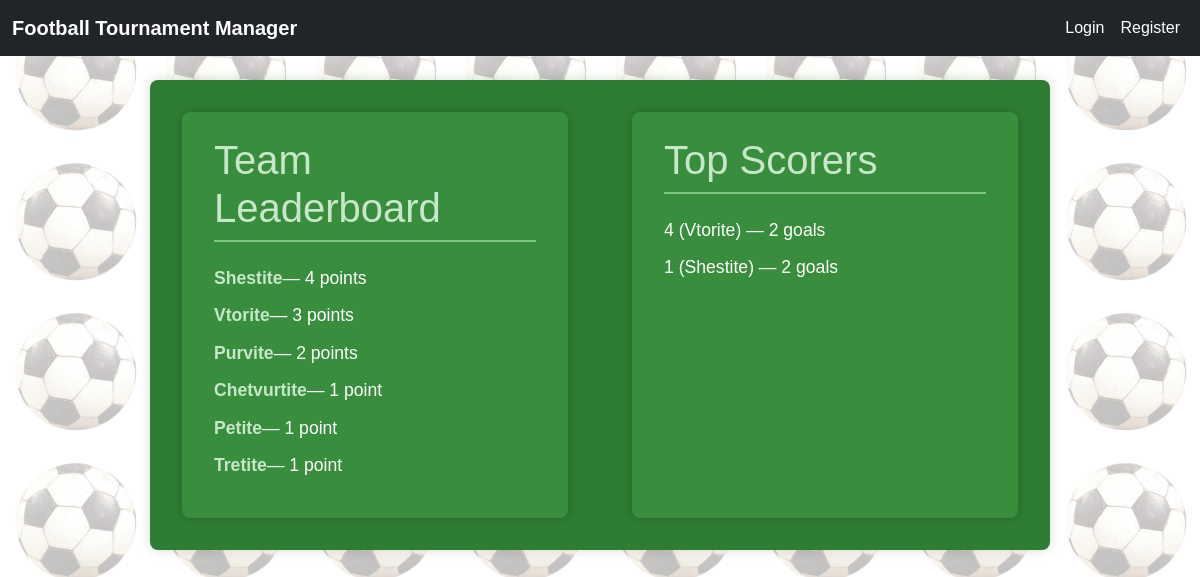
The app's page /tournament/14/leaderboard/ with its own data.
### tournamentapp/models.py (models this page shows, shortened)
class Team(models.Model):
    name = models.CharField(
        max_length=100,
        verbose_name="Team Name",
        )
    tournament = models.ForeignKey(
        Tournament,
        on_delete=models.CASCADE,
        related_name='teams'
    )
    logo = models.ImageField(
        upload_to='team_logos/',
        blank=True,
        null=True,
        verbose_name="Team Logo",
        )
    tournament_points = models.PositiveIntegerField(
        default=0,
        verbose_name="Tournament Points",
        )
    match_points = models.PositiveIntegerField(
        default=0,
        verbose_name="Match Points",
        )
    class Meta:
        unique_together = ('name', 'tournament')

class Player(models.Model):
    name = models.CharField(
        max_length=100,
        help_text="Enter the player's name or jersey number.",
        verbose_name="Player Name",
        blank=False,
        null=False,
        )
    team = models.ForeignKey(
        Team,
        on_delete=models.CASCADE,
        related_name='players',
        verbose_name="Team",
        help_text="Select the team this player belongs to.",
        blank=False,
        null=False,
        )
    goals = models.PositiveIntegerField(
        default=0,
        verbose_name="Goals Scored",
        help_text="Total goals scored by the player."
        )
    own_goals = models.PositiveIntegerField(
        default=0,
        verbose_name="Own Goals",
        help_text="Total own goals scored by the player.")
    yellow_cards = models.PositiveIntegerField(
        default=0,
        verbose_name="Yellow Cards",
        help_text="Total yellow cards received by the player."
        )
    red_cards = models.PositiveIntegerField(
        default=0
        )
    is_allowed_to_play = models.BooleanField(
        default=True,
        verbose_name="Allowed to Play",
        help_text="Indicates if the player is allowed to play in the next match.")
    class Meta:
        unique_together = ('name', 'team')
        verbose_name = "Player"
        verbose_name_plural = "Players"

### tournamentapp/views.py (the view)
# urls.py: path('tournament/<int:tournament_id>/leaderboard/', LeaderboardView.as_view(), name='leaderboard'),
class LeaderboardView(TemplateView):
    template_name = 'matches/leaderboard.html'
    def get_context_data(self, **kwargs):
        context = super().get_context_data(**kwargs)
        tournament_id = self.kwargs.get('tournament_id')
        tournament = get_object_or_404(Tournament, id=tournament_id)
        players = Player.objects.filter(
            team__tournament=tournament,
            goals__gt=0
        ).order_by('-goals')[:10]
        context['players'] = players
        teams = list(Team.objects.filter(tournament=tournament))
        points_groups = {}
        for team in teams:
            points_groups.setdefault(team.tournament_points, []).append(team)
        sorted_teams = []
        for points in sorted(points_groups.keys(), reverse=True):
            group = points_groups[points]
            if len(group) == 1:
                sorted_teams.extend(group)
                continue
            for team in group:
                opponents = [t for t in group if t != team]
                mutual_matches = Match.objects.filter(
                    is_finished=True,
                    tournament=tournament
                ).filter(
                    Q(home_team=team, away_team__in=opponents) |
                    Q(away_team=team, home_team__in=opponents)
                )
                goals_for = MatchEvent.objects.filter(
                    match__in=mutual_matches,
                    team=team,
                    event_type='goal'
                ).count()
                goals_against = MatchEvent.objects.filter(
                    match__in=mutual_matches,
                    event_type='goal'
                ).exclude(team=team).count()
                team.goal_difference_vs_tied = goals_for - goals_against
            group.sort(key=lambda t: (-t.goal_difference_vs_tied, t.name))
            sorted_teams.extend(group)
        context['teams'] = sorted_teams
        context['tournament'] = tournament
        return context

### tournamentapp/context_processors.py (called while the page is built)
def current_tournament(request):
    tournament = Tournament.objects.first()
    return {'tournament': tournament}

### tournamentapp/templates/matches/leaderboard.html
{% extends 'base.html' %}
{% block content %}
<div class="leaderboard-container">
  <div class="leaderboard-column">
    <h1>Team Leaderboard</h1>
    {% if teams %}
        <ol>
        {% for team in teams %}
            <li>
                <a href="{% url 'team-detail' tournament.id team.pk %}">
                {{ team.name }}
                </a> — {{ team.tournament_points }} point{{ team.tournament_points|pluralize }}
            </li>
        {% endfor %}
        </ol>
    {% else %}
        <p>No teams available.</p>
    {% endif %}
  </div>
  <div class="leaderboard-column">
    <h1>Top Scorers</h1>
    {% if players %}
        <ol>
        {% for player in players %}
            <li>
                {{ player.name }} ({{ player.team.name }}) — {{ player.goals }} goal{{ player.goals|pluralize }}
            </li>
        {% endfor %}
        </ol>
    {% else %}
        <p>No goals recorded yet.</p>
    {% endif %}
  </div>
</div>
{% endblock %}

### tournamentapp/static/css/base.css (style rules this page uses)
body::before { content: ""; position: fixed; top: 0; left: 0; width: 100%; height: 100%; background: url("/static/imgs/footnail.png"); background-size: 150px; mix-blend-mode: multiply; opacity: 0.25; z-index: -1; }

### tournamentapp/static/css/leaderboard.css (style rules this page uses)
.leaderboard-container { display: flex; justify-content: center; gap: 4rem; max-width: 900px; margin: 3rem auto; padding: 2rem; background-color: #2e7d32; border-radius: 8px; box-shadow: 0 0 12px rgba(0,0,0,0.15); color: white; font-family: Arial, sans-serif; }
.leaderboard-column { flex: 1; min-width: 320px; background-color: #388e3c; padding: 1.5rem 2rem; border-radius: 8px; box-shadow: 0 0 10px rgba(0,0,0,0.2); }
.leaderboard-column a { color: #c8e6c9; text-decoration: none; font-weight: bold; }
.leaderboard-column h1 { color: #c8e6c9; margin-bottom: 1.5rem; border-bottom: 2px solid #81c784; padding-bottom: 0.5rem; }
.leaderboard-column ol { list-style-position: inside; padding-left: 0; }
.leaderboard-column li { margin-bottom: 0.8rem; font-size: 1.1rem; line-height: 1.4; display: flex; align-items: center; }

### records on screen
Team: name "Shestite", tournament_points "4"
Team: name "Vtorite", tournament_points "3"
Team: name "Purvite", tournament_points "2"
Team: name "Chetvurtite", tournament_points "1"
Team: name "Petite", tournament_points "1"
Team: name "Tretite", tournament_points "1"
Player: name "4", team.name "Vtorite", goals "2"
Player: name "1", team.name "Shestite", goals "2"
